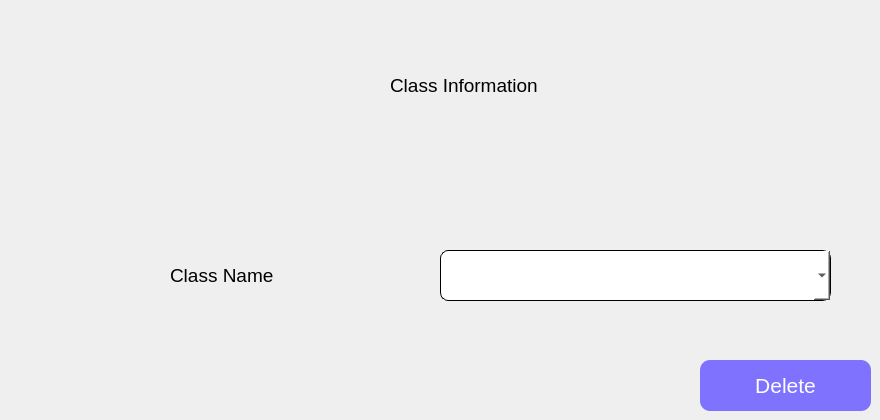
             <widget class="QWidget" name="class_delete">
              <widget class="QLabel" name="label_185">
               <property name="geometry">
                <rect>
                 <x>170</x>
                 <y>260</y>
                 <width>211</width>
                 <height>31</height>
                </rect>
               </property>
               <property name="font">
                <font>
                 <pointsize>14</pointsize>
                </font>
               </property>
               <property name="text">
                <string>Class Name</string>
               </property>
              </widget>
              <widget class="QLabel" name="label_186">
               <property name="geometry">
                <rect>
                 <x>390</x>
                 <y>70</y>
                 <width>221</width>
                 <height>31</height>
                </rect>
               </property>
               <property name="font">
                <font>
                 <pointsize>14</pointsize>
                </font>
               </property>
               <property name="text">
                <string>Class Information</string>
               </property>
              </widget>
              <widget class="QComboBox" name="class_name_cb">
               <property name="geometry">
                <rect>
                 <x>440</x>
                 <y>250</y>
                 <width>391</width>
                 <height>51</height>
                </rect>
               </property>
               <property name="font">
                <font>
                 <pointsize>14</pointsize>
                </font>
               </property>
               <property name="styleSheet">
                <string notr="true">background-color: rgb(255, 255, 255);
border-radius : 8px;
border-color: rgb(0, 0, 0);
border: 1px solid black;
</string>
               </property>
              </widget>
              <widget class="QPushButton" name="class_delete_btn">
               <property name="enabled">
                <bool>true</bool>
               </property>
               <property name="geometry">
                <rect>
                 <x>700</x>
                 <y>360</y>
                 <width>171</width>
                 <height>51</height>
                </rect>
               </property>
               <property name="font">
                <font>
                 <pointsize>16</pointsize>
                </font>
               </property>
               <property name="styleSheet">
                <string notr="true">background-color: rgb(126, 114, 255);
color: rgb(255, 255, 255);
border-radius : 10;</string>
               </property>
               <property name="text">
                <string>Delete</string>
               </property>
               <property name="icon">
                <iconset>
                 <normaloff>icons/delete.jpg</normaloff>icons/delete.jpg</iconset>
               </property>
               <property name="iconSize">
                <size>
                 <width>30</width>
                 <height>30</height>
                </size>
               </property>
              </widget>
             </widget>
